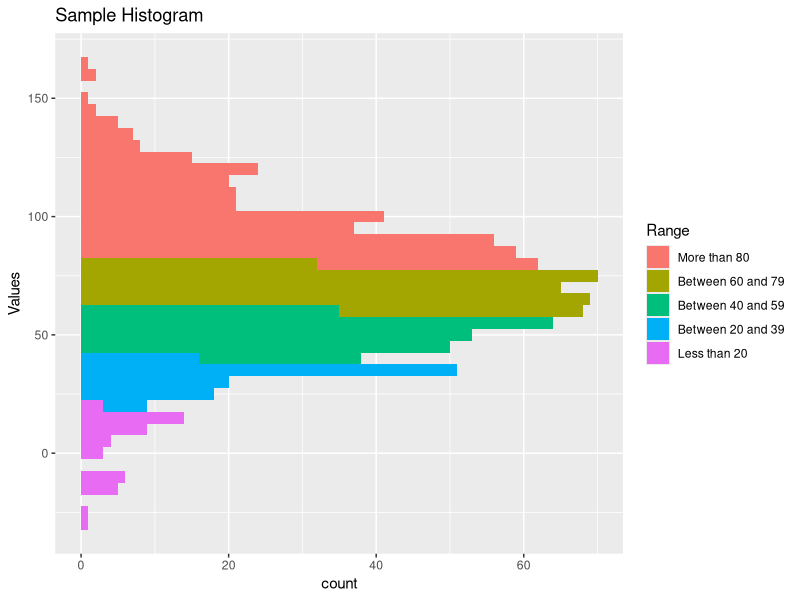

The R script that drew this image:
# Produced to answer this Stack Overflow question https://stackoverflow.com/questions/67896638/change-each-histogram-color-in-chart/67898239#67898239

# Import ggplot2
library("ggplot2")

# Obtain sample values for histogram
set.seed(1234)
Values = rnorm(n = 1000, mean = 70, sd = 30)
Range = c()

# Get ranges for each value in data
for(i in 1:length(Values)){
  if(Values[i] >= 80){
    Range[i] = "More than 80"
  } else if (Values[i] < 80 & Values[i] >= 60){
    Range[i] = "Between 60 and 79"
  } else if (Values[i] < 60 & Values[i] >= 40){
    Range[i] = "Between 40 and 59"
  } else if (Values[i] < 40 & Values[i] >= 20){
    Range[i] = "Between 20 and 39"
  } else {
    Range[i] = "Less than 20"
  }
}


# Put all data inside a data frame
plot_dat = data.frame(Values, Range)
plot_dat$Range <- factor(plot_dat$Range, levels = c("More than 80", "Between 60 and 79", "Between 40 and 59", "Between 20 and 39", "Less than 20"))

# Produce plot
ggplot(plot_dat, aes(x=Values, fill=Range)) + geom_histogram(binwidth = 5) +  coord_flip() + ggtitle("Sample Histogram")
